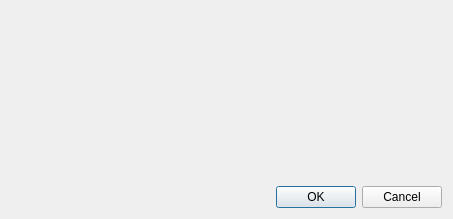
<?xml version="1.0" encoding="UTF-8"?>
<ui version="4.0">
 <class>InputConditionCgnsFileSelectDialog</class>
 <widget class="QDialog" name="InputConditionCgnsFileSelectDialog">
  <property name="geometry">
   <rect>
    <x>0</x>
    <y>0</y>
    <width>453</width>
    <height>219</height>
   </rect>
  </property>
  <property name="windowTitle">
   <string>Select Input CGNS File</string>
  </property>
  <layout class="QVBoxLayout" name="verticalLayout">
   <item>
    <layout class="QGridLayout" name="gridLayout"/>
   </item>
   <item>
    <spacer name="verticalSpacer">
     <property name="orientation">
      <enum>Qt::Vertical</enum>
     </property>
     <property name="sizeHint" stdset="0">
      <size>
       <width>20</width>
       <height>161</height>
      </size>
     </property>
    </spacer>
   </item>
   <item>
    <widget class="QDialogButtonBox" name="buttonBox">
     <property name="orientation">
      <enum>Qt::Horizontal</enum>
     </property>
     <property name="standardButtons">
      <set>QDialogButtonBox::Cancel|QDialogButtonBox::Ok</set>
     </property>
    </widget>
   </item>
  </layout>
 </widget>
 <resources/>
 <connections>
  <connection>
   <sender>buttonBox</sender>
   <signal>accepted()</signal>
   <receiver>InputConditionCgnsFileSelectDialog</receiver>
   <slot>accept()</slot>
   <hints>
    <hint type="sourcelabel">
     <x>248</x>
     <y>254</y>
    </hint>
    <hint type="destinationlabel">
     <x>157</x>
     <y>274</y>
    </hint>
   </hints>
  </connection>
  <connection>
   <sender>buttonBox</sender>
   <signal>rejected()</signal>
   <receiver>InputConditionCgnsFileSelectDialog</receiver>
   <slot>reject()</slot>
   <hints>
    <hint type="sourcelabel">
     <x>316</x>
     <y>260</y>
    </hint>
    <hint type="destinationlabel">
     <x>286</x>
     <y>274</y>
    </hint>
   </hints>
  </connection>
 </connections>
</ui>
